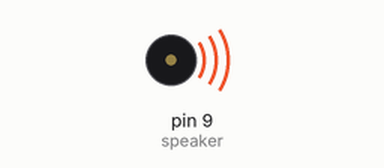
This sketch was run on a simulated Arduino Uno, built with avr-gcc and run on an emulated ATmega328P. Parts: buzzer (waves = sounding).

Above: at 0.1 s.
At 15.1 s:
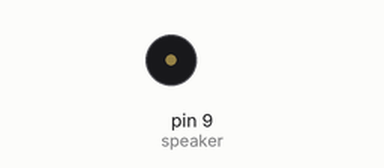
Timing chart, 0 to 16.6 s (numbered marks = the images above):
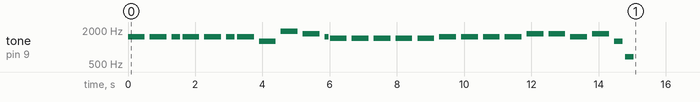

The sketch:

note.ino
```cpp
int speaker = 9;

int
a = 1136,
b = 1014,
c = 1915,
d = 1700,
e = 1519,
f = 1432,
g = 1275;

int melody[] = {e,e,e,e,e,e,e,g,c,d,e,f,f,f,f,f,e,e,e,e,d,d,e,d,g};
int noteDurations[] = { 1, 1, 2, 1, 1, 2, 1, 1, 1, 1, 4, 1, 1, 1, 1, 1, 1, 1, 1, 1, 1, 1, 1, 1, 2, 2};

void setup() {
  pinMode(speaker, OUTPUT);

  for (int i =0; i < 26; i++) {
    int noteDuration = 1000/(noteDurations[i]*2);
    tone(speaker, melody[i], noteDuration);
    int pause = noteDuration * 1.30;
    delay(pause);
    noTone(8);
  }
}

void loop() {

}
```
